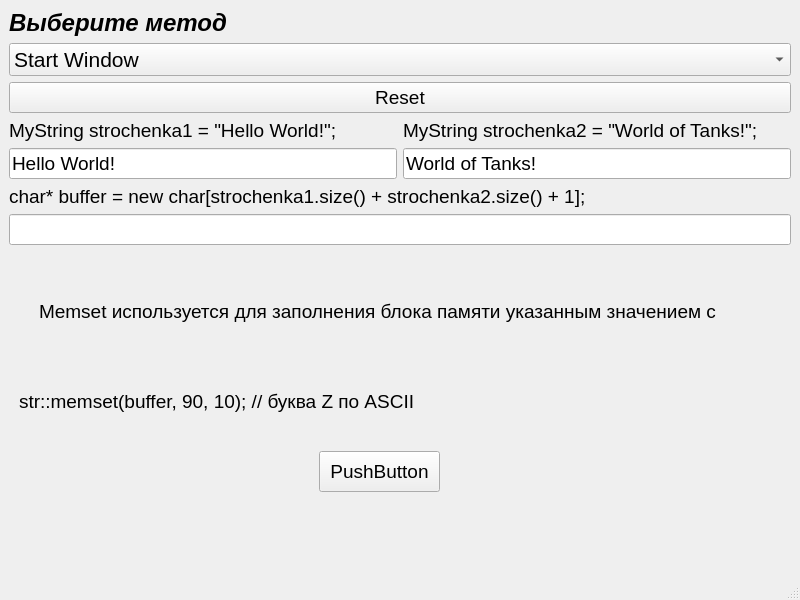
<?xml version="1.0" encoding="UTF-8"?>
<ui version="4.0">
 <class>MainWindow</class>
 <widget class="QMainWindow" name="MainWindow">
  <property name="geometry">
   <rect>
    <x>0</x>
    <y>0</y>
    <width>800</width>
    <height>600</height>
   </rect>
  </property>
  <property name="windowTitle">
   <string>MainWindow</string>
  </property>
  <property name="styleSheet">
   <string notr="true"/>
  </property>
  <widget class="QWidget" name="centralwidget">
   <layout class="QGridLayout" name="gridLayout">
    <item row="4" column="0">
     <layout class="QHBoxLayout" name="horizontalLayout_2">
      <item>
       <widget class="QLineEdit" name="lineString">
        <property name="font">
         <font>
          <pointsize>14</pointsize>
         </font>
        </property>
        <property name="text">
         <string>Hello World!</string>
        </property>
        <property name="readOnly">
         <bool>true</bool>
        </property>
       </widget>
      </item>
      <item>
       <widget class="QLineEdit" name="lineString_2">
        <property name="font">
         <font>
          <pointsize>14</pointsize>
         </font>
        </property>
        <property name="text">
         <string>World of Tanks!</string>
        </property>
        <property name="readOnly">
         <bool>true</bool>
        </property>
       </widget>
      </item>
     </layout>
    </item>
    <item row="2" column="0">
     <widget class="QPushButton" name="resetButton">
      <property name="font">
       <font>
        <pointsize>14</pointsize>
       </font>
      </property>
      <property name="text">
       <string>Reset</string>
      </property>
     </widget>
    </item>
    <item row="0" column="0">
     <widget class="QLabel" name="label">
      <property name="font">
       <font>
        <pointsize>18</pointsize>
        <italic>true</italic>
        <bold>true</bold>
       </font>
      </property>
      <property name="text">
       <string>Выберите метод</string>
      </property>
     </widget>
    </item>
    <item row="6" column="0">
     <widget class="QLineEdit" name="lineBuffer">
      <property name="font">
       <font>
        <pointsize>14</pointsize>
       </font>
      </property>
      <property name="readOnly">
       <bool>true</bool>
      </property>
     </widget>
    </item>
    <item row="1" column="0">
     <widget class="QComboBox" name="comboBox">
      <property name="font">
       <font>
        <pointsize>16</pointsize>
        <bold>false</bold>
       </font>
      </property>
      <item>
       <property name="text">
        <string>Start Window</string>
       </property>
      </item>
      <item>
       <property name="text">
        <string>void* memcpy(void* s1, const void* s2, size_t n);</string>
       </property>
      </item>
      <item>
       <property name="text">
        <string>void* memmove(void* s1, const void* s2, size_t n);</string>
       </property>
      </item>
      <item>
       <property name="text">
        <string>char* strcpy(char* s1, const char* s2);</string>
       </property>
      </item>
      <item>
       <property name="text">
        <string>char* strncpy(char* s1, const char* s2, size_t n);</string>
       </property>
      </item>
      <item>
       <property name="text">
        <string>char* strcat(char* s1, const char* s2);</string>
       </property>
      </item>
      <item>
       <property name="text">
        <string>char* strncat(char* s1, const char* s2, size_t n);</string>
       </property>
      </item>
      <item>
       <property name="text">
        <string>int memcmp(const void* s1, const void* s2, size_t n);</string>
       </property>
      </item>
      <item>
       <property name="text">
        <string>int strcmp(const char* s1, const char* s2);</string>
       </property>
      </item>
      <item>
       <property name="text">
        <string>int strncmp(const char* s1, const char* s2, size_t n);</string>
       </property>
      </item>
      <item>
       <property name="text">
        <string>int strcoll(const char* s1, const char* s2);</string>
       </property>
      </item>
      <item>
       <property name="text">
        <string>size_t strxfrm(char* s1, const char* s2, size_t n);</string>
       </property>
      </item>
      <item>
       <property name="text">
        <string>char* strtok(char* s1, const char* s2);</string>
       </property>
      </item>
      <item>
       <property name="text">
        <string>void* memset(void* s, int c, size_t n);</string>
       </property>
      </item>
     </widget>
    </item>
    <item row="5" column="0">
     <widget class="QLabel" name="label_30">
      <property name="font">
       <font>
        <pointsize>14</pointsize>
       </font>
      </property>
      <property name="text">
       <string>char* buffer = new char[strochenka1.size() + strochenka2.size() + 1];</string>
      </property>
     </widget>
    </item>
    <item row="3" column="0">
     <layout class="QHBoxLayout" name="horizontalLayout_3">
      <item>
       <widget class="QLabel" name="label_3">
        <property name="font">
         <font>
          <pointsize>14</pointsize>
         </font>
        </property>
        <property name="text">
         <string>MyString strochenka1 = &quot;Hello World!&quot;;</string>
        </property>
       </widget>
      </item>
      <item>
       <widget class="QLabel" name="label_4">
        <property name="font">
         <font>
          <pointsize>14</pointsize>
         </font>
        </property>
        <property name="text">
         <string>MyString strochenka2 = &quot;World of Tanks!&quot;;</string>
        </property>
       </widget>
      </item>
     </layout>
    </item>
    <item row="7" column="0">
     <widget class="QStackedWidget" name="stackedWidget">
      <property name="styleSheet">
       <string notr="true"/>
      </property>
      <property name="currentIndex">
       <number>13</number>
      </property>
      <widget class="QWidget" name="page"/>
      <widget class="QWidget" name="page_2">
       <widget class="QLabel" name="label_2">
        <property name="geometry">
         <rect>
          <x>0</x>
          <y>0</y>
          <width>741</width>
          <height>101</height>
         </rect>
        </property>
        <property name="font">
         <font>
          <pointsize>14</pointsize>
         </font>
        </property>
        <property name="text">
         <string>Memcpy - копирует содержимое одной области памяти в другую(не может использоваться для перекрытых областей)</string>
        </property>
        <property name="wordWrap">
         <bool>true</bool>
        </property>
       </widget>
       <widget class="QPushButton" name="memcpyButton">
        <property name="geometry">
         <rect>
          <x>330</x>
          <y>160</y>
          <width>121</width>
          <height>41</height>
         </rect>
        </property>
        <property name="font">
         <font>
          <pointsize>14</pointsize>
         </font>
        </property>
        <property name="text">
         <string>PushButton</string>
        </property>
       </widget>
       <widget class="QLabel" name="label_5">
        <property name="geometry">
         <rect>
          <x>170</x>
          <y>90</y>
          <width>551</width>
          <height>51</height>
         </rect>
        </property>
        <property name="font">
         <font>
          <pointsize>14</pointsize>
         </font>
        </property>
        <property name="text">
         <string>str::memcpy(&amp;strochenka2[9], &amp;strochenka1[0], 5);</string>
        </property>
       </widget>
      </widget>
      <widget class="QWidget" name="page_3">
       <widget class="QPushButton" name="MemmoveButton">
        <property name="geometry">
         <rect>
          <x>310</x>
          <y>190</y>
          <width>121</width>
          <height>41</height>
         </rect>
        </property>
        <property name="font">
         <font>
          <pointsize>14</pointsize>
         </font>
        </property>
        <property name="text">
         <string>PushButton</string>
        </property>
       </widget>
       <widget class="QLabel" name="label_8">
        <property name="geometry">
         <rect>
          <x>10</x>
          <y>30</y>
          <width>741</width>
          <height>101</height>
         </rect>
        </property>
        <property name="font">
         <font>
          <pointsize>14</pointsize>
         </font>
        </property>
        <property name="text">
         <string>Memmove - копирует содержимое одной области памяти в другую(может использоваться для перекрытых областей)</string>
        </property>
        <property name="wordWrap">
         <bool>true</bool>
        </property>
       </widget>
       <widget class="QLabel" name="label_9">
        <property name="geometry">
         <rect>
          <x>130</x>
          <y>120</y>
          <width>551</width>
          <height>51</height>
         </rect>
        </property>
        <property name="font">
         <font>
          <pointsize>14</pointsize>
         </font>
        </property>
        <property name="text">
         <string>str::memmove(&amp;strochenka2[9], &amp;strochenka2[0], 5);</string>
        </property>
       </widget>
      </widget>
      <widget class="QWidget" name="page_4">
       <widget class="QLabel" name="label_10">
        <property name="geometry">
         <rect>
          <x>220</x>
          <y>120</y>
          <width>551</width>
          <height>51</height>
         </rect>
        </property>
        <property name="font">
         <font>
          <pointsize>14</pointsize>
         </font>
        </property>
        <property name="text">
         <string>str::strcpy(buffer, strochenka2.c_str());</string>
        </property>
       </widget>
       <widget class="QLabel" name="label_11">
        <property name="geometry">
         <rect>
          <x>30</x>
          <y>30</y>
          <width>741</width>
          <height>101</height>
         </rect>
        </property>
        <property name="font">
         <font>
          <pointsize>14</pointsize>
         </font>
        </property>
        <property name="text">
         <string>Strcpy - для копирования нуль-терминированной строки (включая нуль-терминатор) в заданный буфер</string>
        </property>
        <property name="wordWrap">
         <bool>true</bool>
        </property>
       </widget>
       <widget class="QPushButton" name="strcpyButton">
        <property name="geometry">
         <rect>
          <x>330</x>
          <y>190</y>
          <width>121</width>
          <height>41</height>
         </rect>
        </property>
        <property name="font">
         <font>
          <pointsize>14</pointsize>
         </font>
        </property>
        <property name="text">
         <string>PushButton</string>
        </property>
       </widget>
      </widget>
      <widget class="QWidget" name="page_5">
       <widget class="QLabel" name="label_12">
        <property name="geometry">
         <rect>
          <x>40</x>
          <y>40</y>
          <width>741</width>
          <height>101</height>
         </rect>
        </property>
        <property name="font">
         <font>
          <pointsize>14</pointsize>
         </font>
        </property>
        <property name="text">
         <string>Strncpy - для копирования содержимого нуль-терминированной строки в буфер ограниченного размера. Функция strncpy аналогична strcpy с защитой от переполнения буфера.</string>
        </property>
        <property name="wordWrap">
         <bool>true</bool>
        </property>
       </widget>
       <widget class="QPushButton" name="strncpyButton">
        <property name="geometry">
         <rect>
          <x>340</x>
          <y>200</y>
          <width>121</width>
          <height>41</height>
         </rect>
        </property>
        <property name="font">
         <font>
          <pointsize>14</pointsize>
         </font>
        </property>
        <property name="text">
         <string>PushButton</string>
        </property>
       </widget>
       <widget class="QLabel" name="label_13">
        <property name="geometry">
         <rect>
          <x>220</x>
          <y>130</y>
          <width>551</width>
          <height>51</height>
         </rect>
        </property>
        <property name="font">
         <font>
          <pointsize>14</pointsize>
         </font>
        </property>
        <property name="text">
         <string>str::strncpy(buffer, strochenka1.c_str(), 9);</string>
        </property>
       </widget>
      </widget>
      <widget class="QWidget" name="page_6">
       <widget class="QLabel" name="label_6">
        <property name="geometry">
         <rect>
          <x>10</x>
          <y>10</y>
          <width>681</width>
          <height>121</height>
         </rect>
        </property>
        <property name="font">
         <font>
          <pointsize>14</pointsize>
         </font>
        </property>
        <property name="text">
         <string>Strcat - конкатенирует (соединяет в цепочку) строку s1 и копию строки s2</string>
        </property>
        <property name="wordWrap">
         <bool>true</bool>
        </property>
       </widget>
       <widget class="QLabel" name="label_14">
        <property name="geometry">
         <rect>
          <x>210</x>
          <y>110</y>
          <width>351</width>
          <height>71</height>
         </rect>
        </property>
        <property name="font">
         <font>
          <pointsize>14</pointsize>
         </font>
        </property>
        <property name="text">
         <string>str::strcpy(buffer, strochenka2.c_str());

str::strcat(buffer, strochenka1.c_str());</string>
        </property>
       </widget>
       <widget class="QPushButton" name="strcatButton">
        <property name="geometry">
         <rect>
          <x>310</x>
          <y>200</y>
          <width>121</width>
          <height>41</height>
         </rect>
        </property>
        <property name="font">
         <font>
          <pointsize>14</pointsize>
         </font>
        </property>
        <property name="text">
         <string>PushButton</string>
        </property>
       </widget>
      </widget>
      <widget class="QWidget" name="page_7">
       <widget class="QLabel" name="label_15">
        <property name="geometry">
         <rect>
          <x>250</x>
          <y>130</y>
          <width>371</width>
          <height>71</height>
         </rect>
        </property>
        <property name="font">
         <font>
          <pointsize>14</pointsize>
         </font>
        </property>
        <property name="text">
         <string>str::strcpy(buffer, strochenka2.c_str());

str::strncat(buffer, strochenka1.c_str(), 5);</string>
        </property>
       </widget>
       <widget class="QPushButton" name="strncatButton">
        <property name="geometry">
         <rect>
          <x>360</x>
          <y>220</y>
          <width>121</width>
          <height>41</height>
         </rect>
        </property>
        <property name="font">
         <font>
          <pointsize>14</pointsize>
         </font>
        </property>
        <property name="text">
         <string>PushButton</string>
        </property>
       </widget>
       <widget class="QLabel" name="label_7">
        <property name="geometry">
         <rect>
          <x>80</x>
          <y>10</y>
          <width>651</width>
          <height>121</height>
         </rect>
        </property>
        <property name="font">
         <font>
          <pointsize>14</pointsize>
         </font>
        </property>
        <property name="text">
         <string>Strncat - конкатенирует (соединяет в цепочку) строку s1 и копию строки s2, не более n символов из строки, на которую указывает s2</string>
        </property>
        <property name="wordWrap">
         <bool>true</bool>
        </property>
       </widget>
      </widget>
      <widget class="QWidget" name="page_8">
       <widget class="QLabel" name="label_16">
        <property name="geometry">
         <rect>
          <x>80</x>
          <y>30</y>
          <width>651</width>
          <height>121</height>
         </rect>
        </property>
        <property name="font">
         <font>
          <pointsize>14</pointsize>
         </font>
        </property>
        <property name="text">
         <string>Memcmp - сравнивает первые n байтов двух областей памяти, на которые указывают s1 и s2</string>
        </property>
        <property name="wordWrap">
         <bool>true</bool>
        </property>
       </widget>
       <widget class="QLabel" name="label_17">
        <property name="geometry">
         <rect>
          <x>120</x>
          <y>120</y>
          <width>551</width>
          <height>101</height>
         </rect>
        </property>
        <property name="font">
         <font>
          <pointsize>14</pointsize>
         </font>
        </property>
        <property name="text">
         <string>str::memcmp(strochenka1.c_str(), strochenka2.c_str(), 5);
и
str::memcmp(strochenka2.c_str(), strochenka1.c_str(), 5);
соответственно</string>
        </property>
       </widget>
       <widget class="QPushButton" name="memcmpButton">
        <property name="geometry">
         <rect>
          <x>320</x>
          <y>250</y>
          <width>121</width>
          <height>41</height>
         </rect>
        </property>
        <property name="font">
         <font>
          <pointsize>14</pointsize>
         </font>
        </property>
        <property name="text">
         <string>PushButton</string>
        </property>
       </widget>
       <widget class="QLabel" name="label_31">
        <property name="geometry">
         <rect>
          <x>630</x>
          <y>120</y>
          <width>121</width>
          <height>31</height>
         </rect>
        </property>
        <property name="font">
         <font>
          <italic>true</italic>
          <bold>true</bold>
         </font>
        </property>
        <property name="styleSheet">
         <string notr="true">color: rgb(26, 95, 180);</string>
        </property>
        <property name="text">
         <string>Hello != World</string>
        </property>
       </widget>
       <widget class="QLabel" name="label_32">
        <property name="geometry">
         <rect>
          <x>630</x>
          <y>170</y>
          <width>121</width>
          <height>31</height>
         </rect>
        </property>
        <property name="font">
         <font>
          <italic>true</italic>
          <bold>true</bold>
         </font>
        </property>
        <property name="styleSheet">
         <string notr="true">color: rgb(26, 95, 180);</string>
        </property>
        <property name="text">
         <string>World != Hello</string>
        </property>
       </widget>
      </widget>
      <widget class="QWidget" name="page_9">
       <widget class="QLabel" name="label_19">
        <property name="geometry">
         <rect>
          <x>60</x>
          <y>20</y>
          <width>651</width>
          <height>121</height>
         </rect>
        </property>
        <property name="font">
         <font>
          <pointsize>14</pointsize>
         </font>
        </property>
        <property name="text">
         <string>Strcmp - сравнивает две области памяти, на которые указывают s1 и s2</string>
        </property>
        <property name="wordWrap">
         <bool>true</bool>
        </property>
       </widget>
       <widget class="QPushButton" name="strcmpButton">
        <property name="geometry">
         <rect>
          <x>300</x>
          <y>220</y>
          <width>121</width>
          <height>41</height>
         </rect>
        </property>
        <property name="font">
         <font>
          <pointsize>14</pointsize>
         </font>
        </property>
        <property name="text">
         <string>PushButton</string>
        </property>
       </widget>
       <widget class="QLabel" name="label_33">
        <property name="geometry">
         <rect>
          <x>120</x>
          <y>110</y>
          <width>551</width>
          <height>101</height>
         </rect>
        </property>
        <property name="font">
         <font>
          <pointsize>14</pointsize>
         </font>
        </property>
        <property name="text">
         <string>str::strcmp(strochenka1.c_str(), strochenka2.c_str())
и
str::strcmp(strochenka2.c_str(), strochenka1.c_str())
соответственно</string>
        </property>
       </widget>
      </widget>
      <widget class="QWidget" name="page_10">
       <widget class="QLabel" name="label_20">
        <property name="geometry">
         <rect>
          <x>80</x>
          <y>30</y>
          <width>651</width>
          <height>121</height>
         </rect>
        </property>
        <property name="font">
         <font>
          <pointsize>14</pointsize>
         </font>
        </property>
        <property name="text">
         <string>Strncmp - сравнивает первые n байтов двух областей памяти, на которые указывают s1 и s2</string>
        </property>
        <property name="wordWrap">
         <bool>true</bool>
        </property>
       </widget>
       <widget class="QPushButton" name="strncmpButton">
        <property name="geometry">
         <rect>
          <x>320</x>
          <y>230</y>
          <width>121</width>
          <height>41</height>
         </rect>
        </property>
        <property name="font">
         <font>
          <pointsize>14</pointsize>
         </font>
        </property>
        <property name="text">
         <string>PushButton</string>
        </property>
       </widget>
       <widget class="QLabel" name="label_34">
        <property name="geometry">
         <rect>
          <x>100</x>
          <y>120</y>
          <width>551</width>
          <height>101</height>
         </rect>
        </property>
        <property name="font">
         <font>
          <pointsize>14</pointsize>
         </font>
        </property>
        <property name="text">
         <string>str::strncmp(strochenka1.c_str(), strochenka2.c_str(), 2)
и
str::strncmp(strochenka2.c_str(), strochenka1.c_str(), 2)
соответственно</string>
        </property>
       </widget>
      </widget>
      <widget class="QWidget" name="page_11">
       <widget class="QLabel" name="label_22">
        <property name="geometry">
         <rect>
          <x>40</x>
          <y>0</y>
          <width>651</width>
          <height>121</height>
         </rect>
        </property>
        <property name="font">
         <font>
          <pointsize>14</pointsize>
         </font>
        </property>
        <property name="text">
         <string>Strcoll - сравнивает первые n байтов двух областей памяти, на которые указывают s1 и s2(c учётом текущей локали)</string>
        </property>
        <property name="wordWrap">
         <bool>true</bool>
        </property>
       </widget>
       <widget class="QPushButton" name="strcollButton">
        <property name="geometry">
         <rect>
          <x>340</x>
          <y>230</y>
          <width>121</width>
          <height>41</height>
         </rect>
        </property>
        <property name="font">
         <font>
          <pointsize>14</pointsize>
         </font>
        </property>
        <property name="text">
         <string>PushButton</string>
        </property>
       </widget>
       <widget class="QLabel" name="label_35">
        <property name="geometry">
         <rect>
          <x>140</x>
          <y>120</y>
          <width>551</width>
          <height>101</height>
         </rect>
        </property>
        <property name="font">
         <font>
          <pointsize>14</pointsize>
         </font>
        </property>
        <property name="text">
         <string>str::strcoll(strochenka1.c_str(), strochenka2.c_str())
и
str::strcoll(strochenka2.c_str(), strochenka1.c_str())
соответственно</string>
        </property>
       </widget>
      </widget>
      <widget class="QWidget" name="page_12">
       <widget class="QLabel" name="label_24">
        <property name="geometry">
         <rect>
          <x>180</x>
          <y>140</y>
          <width>551</width>
          <height>51</height>
         </rect>
        </property>
        <property name="font">
         <font>
          <pointsize>14</pointsize>
         </font>
        </property>
        <property name="text">
         <string>str::strxfrm(buffer, strochenka1.c_str(), 5)</string>
        </property>
       </widget>
       <widget class="QLabel" name="label_25">
        <property name="geometry">
         <rect>
          <x>70</x>
          <y>50</y>
          <width>651</width>
          <height>121</height>
         </rect>
        </property>
        <property name="font">
         <font>
          <pointsize>14</pointsize>
         </font>
        </property>
        <property name="text">
         <string>Strxfrm - преобразует строку s2 в соответствии с текущей локалью и копирует первые n символов преобразованной строки в s1, возвращая длину s2.</string>
        </property>
        <property name="wordWrap">
         <bool>true</bool>
        </property>
       </widget>
       <widget class="QPushButton" name="strxfrmButton">
        <property name="geometry">
         <rect>
          <x>310</x>
          <y>250</y>
          <width>121</width>
          <height>41</height>
         </rect>
        </property>
        <property name="font">
         <font>
          <pointsize>14</pointsize>
         </font>
        </property>
        <property name="text">
         <string>PushButton</string>
        </property>
       </widget>
       <widget class="QLCDNumber" name="strxfrmNumber">
        <property name="geometry">
         <rect>
          <x>650</x>
          <y>200</y>
          <width>91</width>
          <height>41</height>
         </rect>
        </property>
        <property name="font">
         <font>
          <pointsize>14</pointsize>
         </font>
        </property>
       </widget>
       <widget class="QLabel" name="label_18">
        <property name="geometry">
         <rect>
          <x>480</x>
          <y>210</y>
          <width>181</width>
          <height>21</height>
         </rect>
        </property>
        <property name="font">
         <font>
          <pointsize>14</pointsize>
          <italic>true</italic>
          <bold>true</bold>
         </font>
        </property>
        <property name="styleSheet">
         <string notr="true">color: rgb(26, 95, 180);</string>
        </property>
        <property name="text">
         <string>Длина строки s2</string>
        </property>
       </widget>
      </widget>
      <widget class="QWidget" name="page_13">
       <widget class="QLabel" name="label_26">
        <property name="geometry">
         <rect>
          <x>370</x>
          <y>80</y>
          <width>551</width>
          <height>81</height>
         </rect>
        </property>
        <property name="font">
         <font>
          <pointsize>14</pointsize>
         </font>
        </property>
        <property name="text">
         <string>str::strcpy(buffer, strochenka1.c_str());
buffer = str::strtok(buffer, &quot; &quot;);
buffer = str::strtok(nullptr, &quot; &quot;);</string>
        </property>
       </widget>
       <widget class="QLabel" name="label_27">
        <property name="geometry">
         <rect>
          <x>30</x>
          <y>-10</y>
          <width>651</width>
          <height>121</height>
         </rect>
        </property>
        <property name="font">
         <font>
          <pointsize>14</pointsize>
         </font>
        </property>
        <property name="text">
         <string>Strtok используется для разделения строки на токены, которые разделяются одним или несколькими символами, указанными в s2</string>
        </property>
        <property name="wordWrap">
         <bool>true</bool>
        </property>
       </widget>
       <widget class="QPushButton" name="strtokButton">
        <property name="geometry">
         <rect>
          <x>410</x>
          <y>180</y>
          <width>121</width>
          <height>41</height>
         </rect>
        </property>
        <property name="font">
         <font>
          <pointsize>14</pointsize>
         </font>
        </property>
        <property name="text">
         <string>PushButton</string>
        </property>
       </widget>
       <widget class="QLineEdit" name="lineToken_2">
        <property name="geometry">
         <rect>
          <x>110</x>
          <y>220</y>
          <width>221</width>
          <height>30</height>
         </rect>
        </property>
        <property name="font">
         <font>
          <pointsize>14</pointsize>
         </font>
        </property>
        <property name="readOnly">
         <bool>true</bool>
        </property>
       </widget>
       <widget class="QLineEdit" name="lineToken">
        <property name="geometry">
         <rect>
          <x>110</x>
          <y>150</y>
          <width>221</width>
          <height>30</height>
         </rect>
        </property>
        <property name="font">
         <font>
          <pointsize>14</pointsize>
         </font>
        </property>
        <property name="readOnly">
         <bool>true</bool>
        </property>
       </widget>
       <widget class="QLabel" name="label_21">
        <property name="geometry">
         <rect>
          <x>30</x>
          <y>150</y>
          <width>71</width>
          <height>21</height>
         </rect>
        </property>
        <property name="font">
         <font>
          <italic>true</italic>
          <bold>true</bold>
         </font>
        </property>
        <property name="styleSheet">
         <string notr="true">color: rgb(26, 95, 180);</string>
        </property>
        <property name="text">
         <string>Token 1</string>
        </property>
       </widget>
       <widget class="QLabel" name="label_23">
        <property name="geometry">
         <rect>
          <x>30</x>
          <y>220</y>
          <width>71</width>
          <height>21</height>
         </rect>
        </property>
        <property name="font">
         <font>
          <italic>true</italic>
          <bold>true</bold>
         </font>
        </property>
        <property name="styleSheet">
         <string notr="true">color: rgb(26, 95, 180);</string>
        </property>
        <property name="text">
         <string>Token 2</string>
        </property>
       </widget>
      </widget>
      <widget class="QWidget" name="page_14">
       <widget class="QLabel" name="label_28">
        <property name="geometry">
         <rect>
          <x>10</x>
          <y>120</y>
          <width>761</width>
          <height>61</height>
         </rect>
        </property>
        <property name="font">
         <font>
          <pointsize>14</pointsize>
         </font>
        </property>
        <property name="text">
         <string>str::memset(buffer, 90, 10); // буква Z по ASCII</string>
        </property>
       </widget>
       <widget class="QLabel" name="label_29">
        <property name="geometry">
         <rect>
          <x>30</x>
          <y>0</y>
          <width>731</width>
          <height>121</height>
         </rect>
        </property>
        <property name="font">
         <font>
          <pointsize>14</pointsize>
         </font>
        </property>
        <property name="text">
         <string>Memset используется для заполнения блока памяти указанным значением с</string>
        </property>
        <property name="wordWrap">
         <bool>true</bool>
        </property>
       </widget>
       <widget class="QPushButton" name="memsetButton">
        <property name="geometry">
         <rect>
          <x>310</x>
          <y>200</y>
          <width>121</width>
          <height>41</height>
         </rect>
        </property>
        <property name="font">
         <font>
          <pointsize>14</pointsize>
         </font>
        </property>
        <property name="text">
         <string>PushButton</string>
        </property>
       </widget>
      </widget>
     </widget>
    </item>
   </layout>
  </widget>
  <widget class="QMenuBar" name="menubar">
   <property name="geometry">
    <rect>
     <x>0</x>
     <y>0</y>
     <width>800</width>
     <height>22</height>
    </rect>
   </property>
  </widget>
  <widget class="QStatusBar" name="statusbar"/>
 </widget>
 <resources/>
 <connections/>
</ui>
